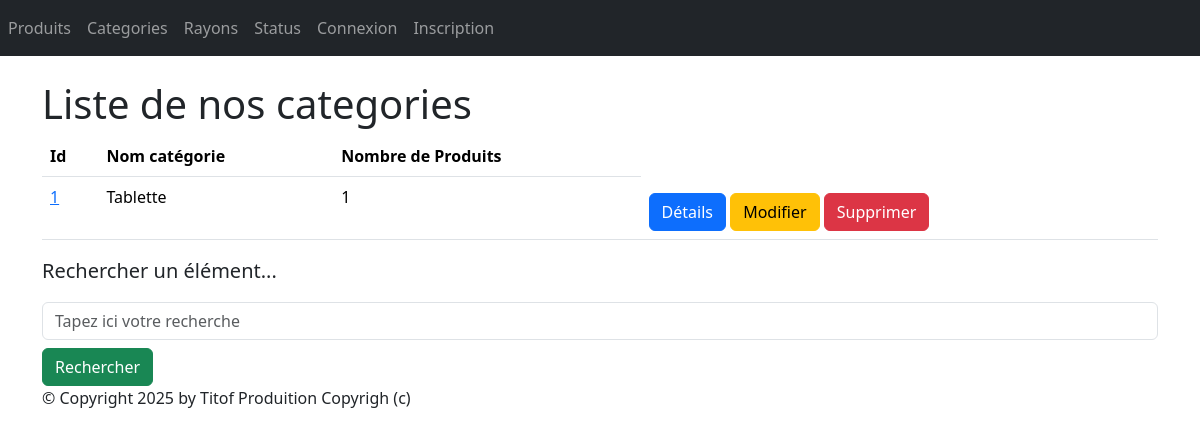
The app's page /monApp/categories/ with its own data.
### monApp/models.py (models this page shows, shortened)
class Categorie(models.Model):
    idCat = models.AutoField(primary_key=True)
    nomCat = models.CharField(max_length=100)

### monApp/views.py (the view)
class CategorieListView(ListView):
    model = Categorie
    template_name = "monApp/list_categorie.html"
    context_object_name = "ctgrs"
    def get_queryset(self):
        query = self.request.GET.get('search')
        if query:
            return Categorie.objects.filter(nomCat__icontains=query).annotate(nb_produits=Count('produit'))
        return Categorie.objects.annotate(nb_produits=Count('produit'))
    def get_context_data(self, **kwargs):
        context = super(CategorieListView, self).get_context_data(**kwargs)
        context['titremenu'] = "Liste de mes Categories"
        return context

### monApp/templates/monApp/list_categorie.html
{%extends "monApp/base.html"%}
{%block contenu%}
<h1>Liste de nos categories</h1>
<table class="table">
    <thead>
        <th>Id</th>
        <th>Nom catégorie</th>
        <th>Nombre de Produits</th>
    </thead>
    <tbody>
        {% for ctgr in ctgrs %}
        <tr>
            <td><a href="{% url 'categ-dtl' ctgr.idCat %}">{{ ctgr.idCat }}</a></td>
            <td>{{ ctgr.nomCat }} </td>
            <td>{{ ctgr.nb_produits }} </td>
            <td>
                <a href="{% url 'categ-dtl' ctgr.idCat %}" class="btn btn-primary mt-2">Détails</a>
                <a href="{% url 'ctgr-chng' ctgr.idCat %}" class="btn btn-warning mt-2">Modifier</a>
                <a href="{% url 'ctgr-dlt' ctgr.idCat %}" class="btn btn-danger mt-2">Supprimer</a>
            </td>
        </tr>
        {% endfor %}
    </tbody>
</table>
<p class="lead mb-3 ml-0">Rechercher un élément...</p>
<form method="GET" action="">
    <input class="form-control" type="text" name="search" placeholder="Tapez ici votre recherche"
        value="{{ request.GET.search }}">
    <button type="submit" class="btn btn-success mt-2">Rechercher</button>
</form>
{%endblock%}

### static/styles.css (style rules this page uses)
h1 { color: red; }

### records on screen
Categorie: idCat "1", nomCat "Tablette", nb_produits "1"
